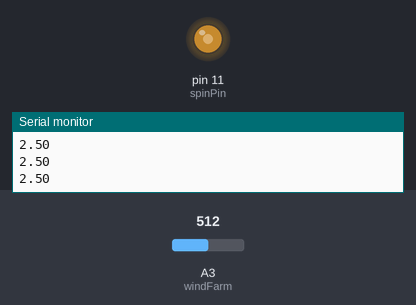
Bench run of a sketch on a simulated Arduino Uno, built with avr-gcc and run on an emulated ATmega328P. Parts: output pins drawn as LEDs (lit = HIGH), the last lines printed to the serial monitor. Inputs (shaded band) come from the test bench; at power-on: A3 (windFarm) = 512.

Above: at 1.2 s.
1.3 s: A3 (windFarm) set to 716
At 1.7 s:
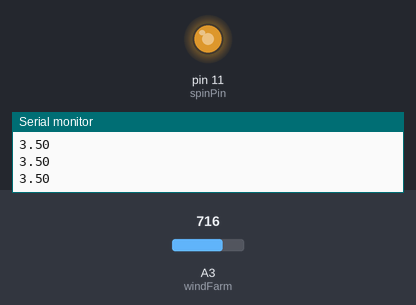
2.8 s: A3 (windFarm) set to 900
At 3.9 s:
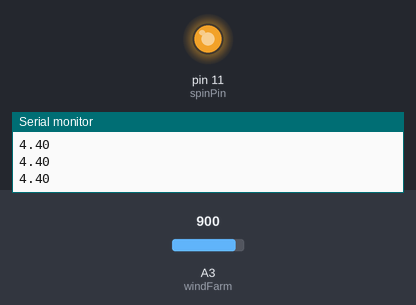
4.3 s: A3 (windFarm) set to 122
At 5.0 s:
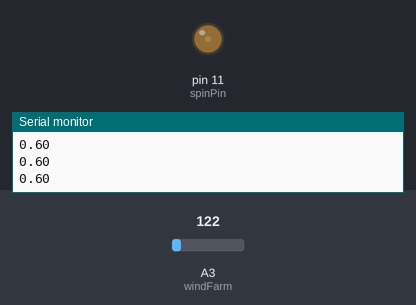
5.8 s: A3 (windFarm) set to 0
At 7.2 s:
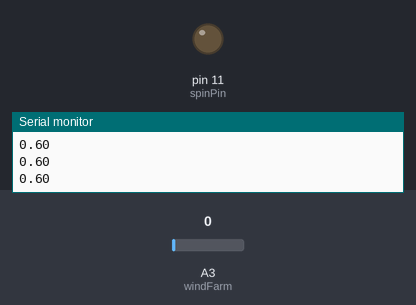
Timing chart, 0 to 8.3 s (numbered marks = the images above; inputs shaded):
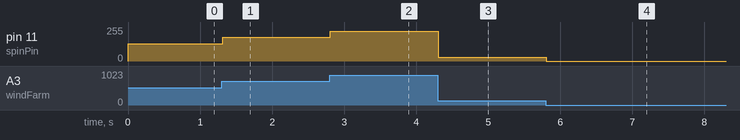

Measured:
- after the input at 1.3 s, pin 11 (spinPin): 128/255 → 179/255 at once
- after the input at 2.8 s, pin 11 (spinPin): 179/255 → 225/255 at once
- after the input at 4.3 s, pin 11 (spinPin): 225/255 → 30/255 at once
- after the input at 5.8 s, pin 11 (spinPin): 30/255 → 0/255 at once

The sketch:

air_vent_wind_farm.ino
```cpp
int windFarm = A3; // pin for all the dc motors + fans in series on the grate
int val = 0; // variable to store value coming from motorPin
int spinPin = 11; // pin for the output speed of the dc motor for painting
int spinSpeed = 0;
float voltage = 0.0;

void setup() {
  pinMode(windFarm, INPUT);
  pinMode(spinPin, OUTPUT);
  Serial.begin(9600);
}

void loop() {
 val = analogRead(windFarm);
 voltage = val * (5.0 / 1023.0);
 if(voltage > 0.0) {
   Serial.println(voltage);
 }
 spinSpeed = val / 4;
 analogWrite(spinPin, spinSpeed);
}
```
